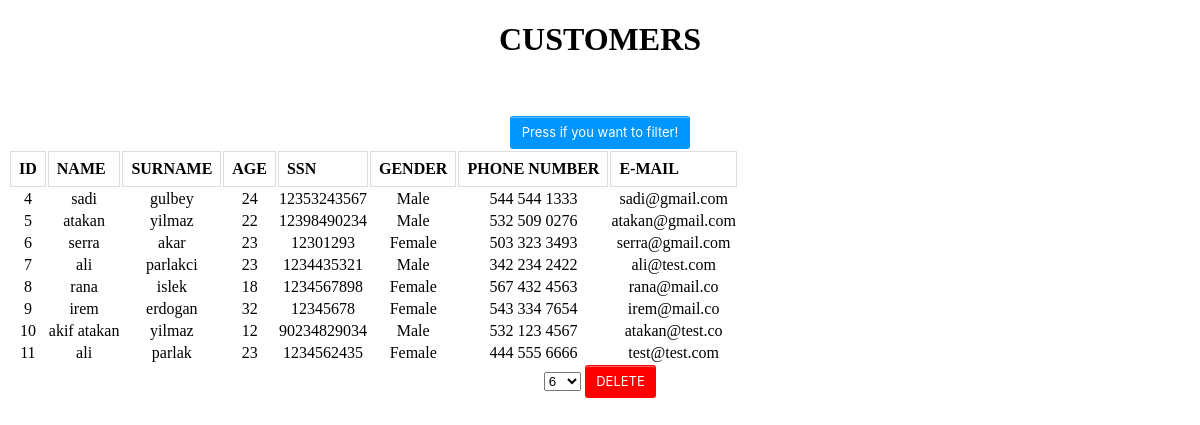
The app's page /admin.php with its own data.
### tables this page shows
CREATE TABLE `customers` (
  `cid` int(11) NOT NULL,
  `cname` varchar(20) DEFAULT NULL,
  `csurname` varchar(20) DEFAULT NULL,
  `age` int(11) DEFAULT NULL,
  `telephone` varchar(15) DEFAULT NULL,
  `mail` varchar(30) DEFAULT NULL,
  `gender` varchar(6) DEFAULT NULL,
  `ssn` varchar(15) DEFAULT NULL
);

### filter_customers.php (called while the page is built, shortened)
<?php
    include "config.php";
    if(isset($_POST["search"]))
    {
        $add_AND = false;
        $add_WHERE = false;
        $sql_statement = "SELECT * FROM customers";
        $filter_states = "";
        foreach($_POST as $key=>$var)
        {
            if($key != "search" && $key != "click" && $key != "cage" && !strpos($key,"option") && !strpos($key,"2"))
            {
                if(($key === "cid"  &&!empty($_POST["cid"])) || ($key ==="age" && !empty($_POST["age"])))
                {
                    if($add_AND)
                    {
                        $filter_states = addAndToQ($filter_states);
                    }
                    $filter_states = $filter_states." ".$key. " ".$_POST[$key."-option"]." ".$_POST[$key];
                    $add_AND = true;
                    $add_WHERE = true;
                }
                else if($key ==="cid1" || $key == "cid2" || $key ==="age1" || $key ==="age2"){
                    if($key ==="cid1" && !empty($_POST["cid1"]) || ($key ==="age1" && !empty($_POST["age1"]))){
                        $keysubstr =  mb_substr($key, 0, 3);
                        if($add_AND)
                        {
                            $filter_states = addAndToQ($filter_states);
                        }
                        if(isset($_POST[$keysubstr."2"]) &&  !empty($_POST[$keysubstr."2"]))
                        {
                            $filter_states = $filter_states." ".$keysubstr. " > ".$_POST[$keysubstr."1"]." AND ".$keysubstr." < ".$_POST[$keysubstr."2"];
                        }
                        $add_AND = true;
                        $add_WHERE = true;
                    }
                }
                else{
                    if(!empty($_POST[$key]))
                    {
                        if($add_AND)
                        {
                            $filter_states = addAndToQ($filter_states);
                        }
                        if($_POST[$key."-option"] == "c")
                        {
                            $name = "'%$_POST[$key]%'";
                        }
                        else if($_POST[$key."-option"] == "eq")
                        {
                            $name = "'$_POST[$key]'";
                        }
                        else if($_POST[$key."-option"] == "s")
                        {
                            $name = "'$_POST[$key]%'";
                        }
                        else{
                            $name = "'%$_POST[$key]'";
                        }
                        $filter_states = $filter_states." ".$key." LIKE $name";
                        $add_AND = true;
                        $add_WHERE = true;
                    }
                }
            }
        }
        if($add_WHERE)
        {
            $sql_statement = $sql_statement." WHERE ".$filter_states;
        }
        $result = mysqli_query($db, $sql_statement);
    }
    else{
        $sql_statement = "SELECT * FROM customers";
        $result = mysqli_query($db, $sql_statement);
    }
?>

### customers.php (the view, shortened to what this page needs)
<?php
    include "filter_customers.php";
?>
<!DOCTYPE html>
<html>
    <head>
        <link rel="stylesheet" href="styles.css">
        <link rel="stylesheet" href="tab.css">
    </head>
    <body align="center">
        <h1>CUSTOMERS</h1><br><br>
        <button class="tablink button-7" onclick="tabFilter()">Press if you want to filter!</button>
        <table>
            <tr>
                <th>ID</th>
                <th>NAME</th>
                <th>SURNAME</th>
                <th>AGE</th>
                <th>SSN</th>
                <th>GENDER</th>
                <th>PHONE NUMBER</th>
                <th>E-MAIL</th>
            </tr>
            <?php
                while($row = mysqli_fetch_assoc($result)){
                    $id = $row['cid'];
                    $name = $row['cname'];
                    $surname = $row['csurname'];
                    $age = $row['age'];
                    $ssn = $row['ssn'];
                    $gender = $row['gender'];
                    $telephone = $row['telephone'];
                    $mail = $row['mail'];
                    echo "<tr>" . "<td>" . $id . "</td>" . "<td>" . $name . "</td>" . "<td>" . $surname . "</td>" . "<td>" . $age . "</td>" . "<td>" . $ssn . "</td>" . "<td>" . $gender . "</td>" . "<td>" . $telephone . "</td>" . "<td>" . $mail . "</td>" ."</tr>";
                }
            ?>
        </table>
    </body>
</html>

### admin.php (shortened to what this page needs)
<!DOCTYPE html>
<html>
    <head>
        <link rel="stylesheet" href="styles.css">
    </head>
    <body>
        <?php include "customers.php"; ?>
        <form action="deleteCustomer.php" method="POST">
            <select name="cid">
            <?php
            $sql_command = "SELECT cid FROM customers";
            $myresult = mysqli_query($db, $sql_command);
            while($id_rows = mysqli_fetch_assoc($myresult)){
                $cid = $id_rows['cid'];
                echo "<option value=$cid>" . $cid . "</option>";
            }
            ?>
            </select>
            <button class="button-7" style="background: red">DELETE</button>
        </form>
    </body>
</html>

### styles.css (style rules this page uses)
#content td, th { border: 1px solid #dddddd; text-align: left; padding: 8px; }
.button-7 { background-color: #0095ff; border: 1px solid transparent; border-radius: 3px; box-shadow: rgba(255, 255, 255, .4) 0 1px 0 0 inset; box-sizing: border-box; color: #fff; cursor: pointer; display: inline-block; font-family: -apple-system,system-ui,"Segoe UI","Liberation Sans",sans-serif; font-size: 13px; font-weight: 400; line-height: 1.15385; margin: 0; outline: none; padding: 8px .8em; position: relative; text-align: center; text-decoration: none; user-select: none; -webkit-user-select: none; touch-action: manipulation; vertical-align: baseline; white-space: nowrap; }

### records on screen
customers: cid "4", cname "sadi", csurname "gulbey", age "24", ssn "12353243567", gender "Male", telephone "544 544 1333", mail "sadi@gmail.com"
customers: cid "5", cname "atakan", csurname "yilmaz", age "22", ssn "12398490234", gender "Male", telephone "532 509 0276", mail "atakan@gmail.com"
customers: cid "6", cname "serra", csurname "akar", age "23", ssn "12301293", gender "Female", telephone "503 323 3493", mail "serra@gmail.com"
customers: cid "7", cname "ali", csurname "parlakci", age "23", ssn "1234435321", gender "Male", telephone "342 234 2422", mail "ali@test.com"
customers: cid "8", cname "rana", csurname "islek", age "18", ssn "1234567898", gender "Female", telephone "567 432 4563", mail "rana@mail.co"
customers: cid "9", cname "irem", csurname "erdogan", age "32", ssn "12345678", gender "Female", telephone "543 334 7654", mail "irem@mail.co"
customers: cid "10", cname "akif atakan", csurname "yilmaz", age "12", ssn "90234829034", gender "Male", telephone "532 123 4567", mail "atakan@test.co"
customers: cid "11", cname "ali", csurname "parlak", age "23", ssn "1234562435", gender "Female", telephone "444 555 6666", mail "test@test.com"

### other values on screen
form field cid "6"
